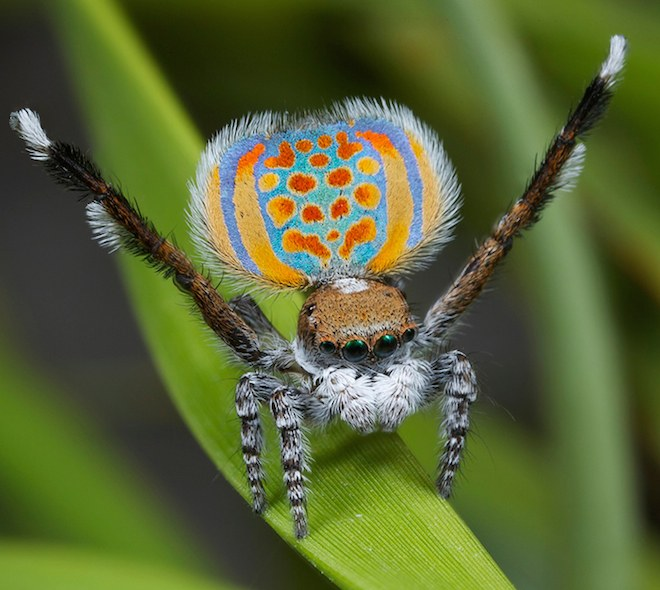
#> input picture figure/preprocessing_alg_examples/peacock_spider.jpg, 660 x 590 px; its folder holds 2 pictures in this run
$ python rgb_to_gray.py
#> lines starting #> are read from the running program, lines starting #| are printed output that depends on the picture
import cv2

from my_globals import image_path, image_name, image_dir, dest_dir, image_suffix

#print('RGB to GrayScale on ', image_path)

img = cv2.imread(image_path)
#> img is the input picture: shape (590, 660, 3); mean B, G, R 54.4, 101.4, 89.5
save_path = dest_dir + 'RGB' + image_suffix
cv2.imwrite(save_path, img)

img = cv2.imread(image_path)
#img[:,:,0] = 0
#img[:,:,1] = 0
#img[:,:,2] = 0
save_path = dest_dir + 'R' + image_suffix
cv2.imwrite(save_path, img[:,:,2])
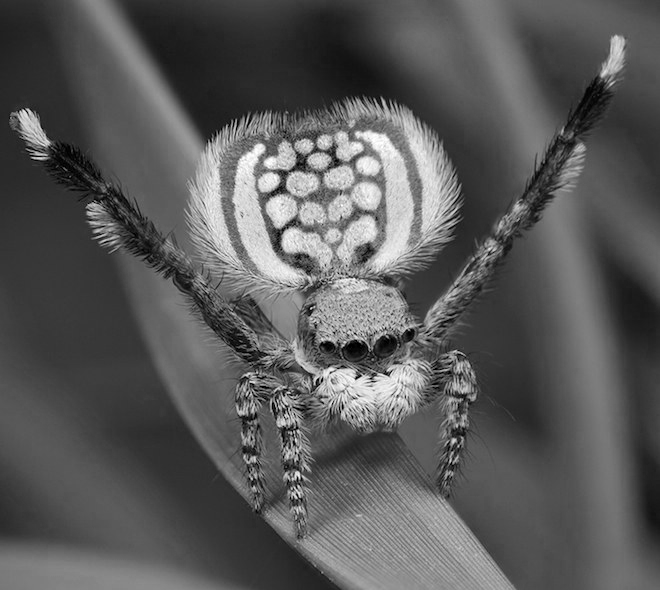
#> saved as R.jpg: shape (590, 660); min 0, max 255, mean 89.5

img = cv2.imread(image_path)
save_path = dest_dir + 'G' + image_suffix
cv2.imwrite(save_path, img[:,:,1])
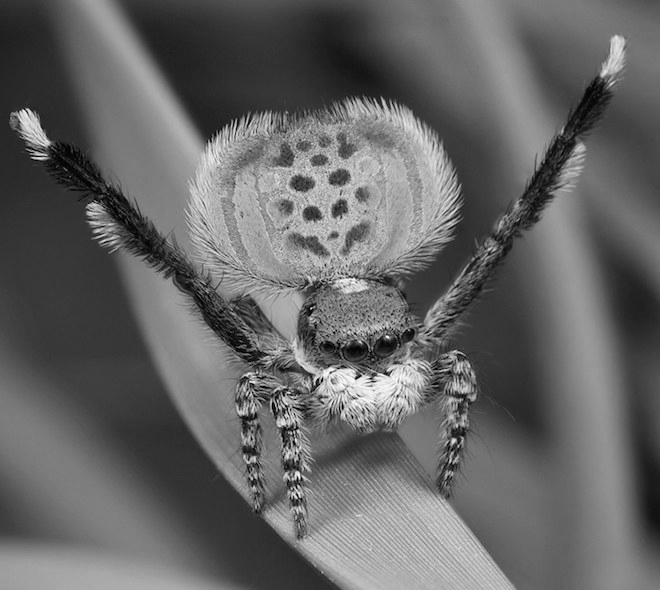
#> saved as G.jpg: shape (590, 660); min 0, max 255, mean 101.4

img = cv2.imread(image_path)
save_path = dest_dir + 'B' + image_suffix
cv2.imwrite(save_path, img[:,:,0])
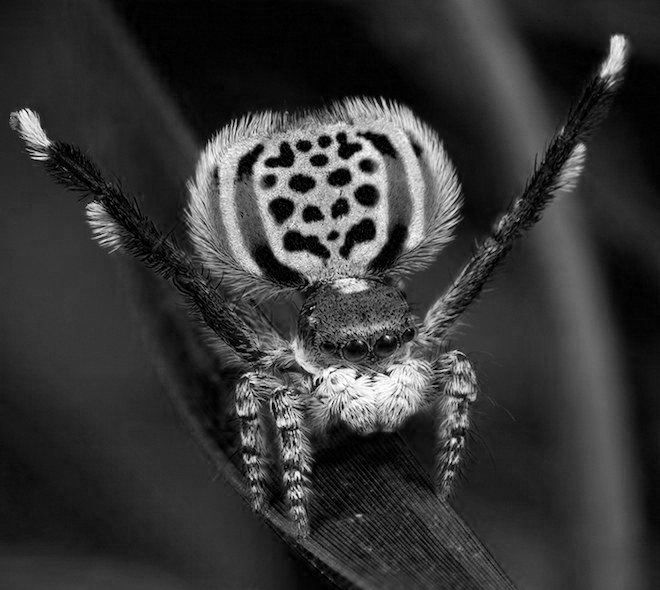
#> saved as B.jpg: shape (590, 660); min 0, max 255, mean 54.4


img = cv2.imread(image_path)
bw_img = cv2.cvtColor(img, cv2.COLOR_BGR2GRAY)
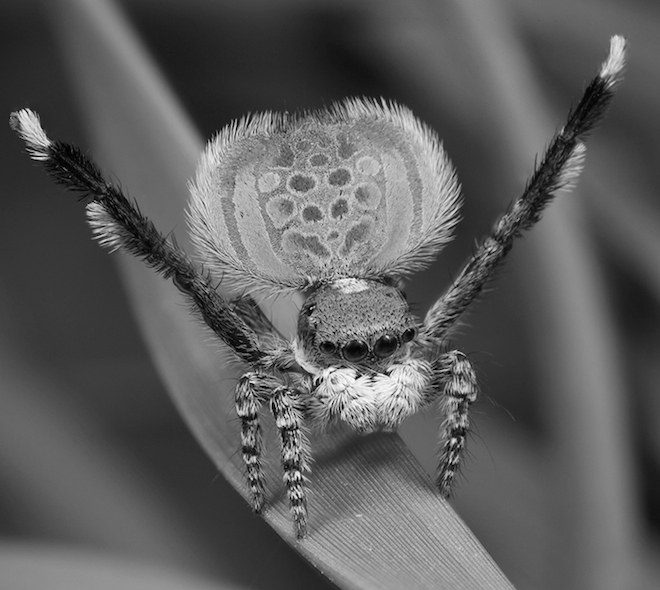
#> bw_img: shape (590, 660); min 0, max 254, mean 92.5
save_path = dest_dir +  'RGBtoGRAY' + image_suffix
cv2.imwrite(save_path, bw_img)
print('GrayScale saved in ', save_path)
